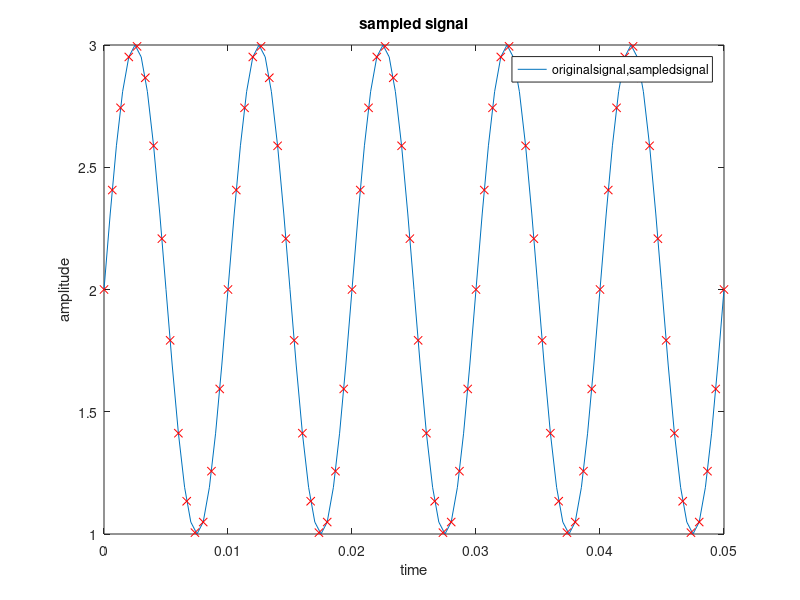
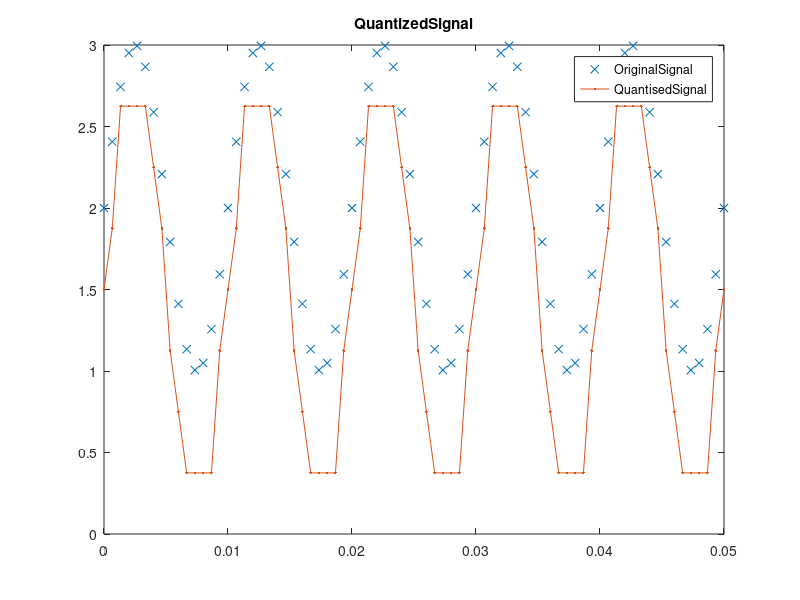
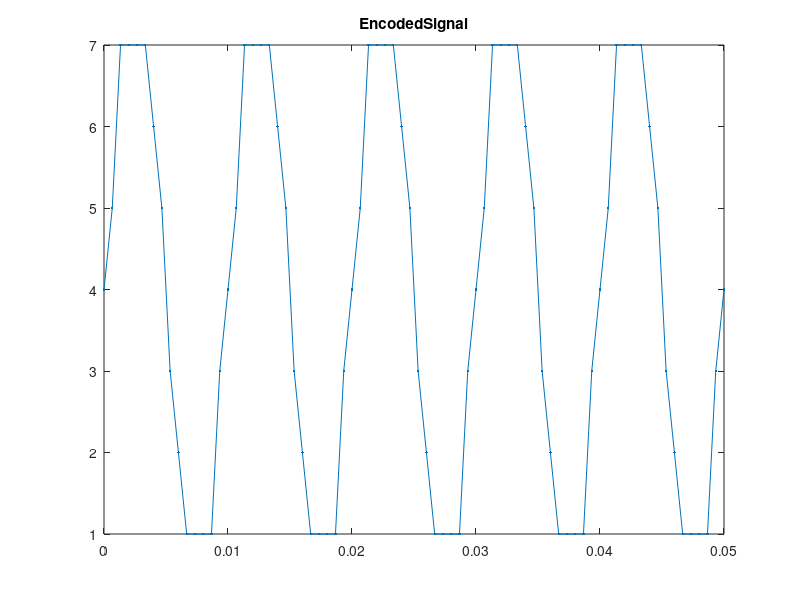
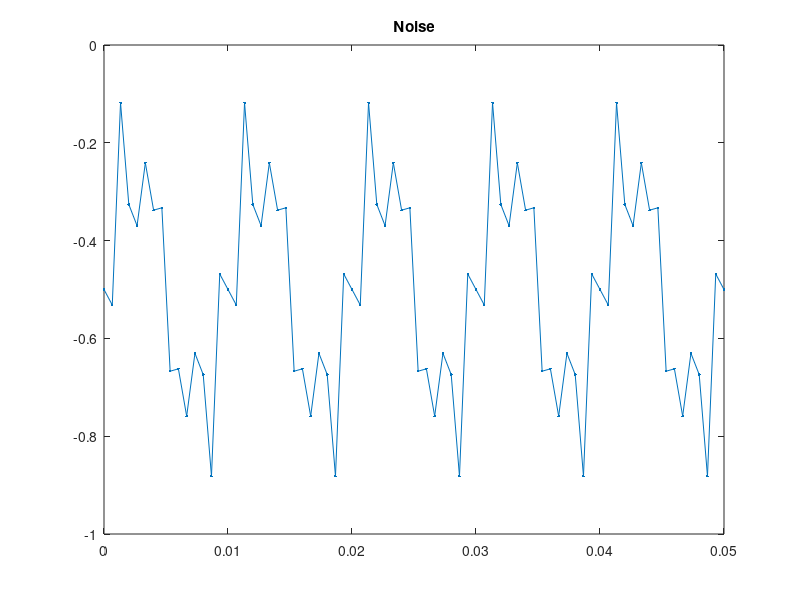

Source code (MATLAB) for these figures, in order: (Note: this script raises an error after producing the figures.)

time=0:0.0005:0.05;
freq_msg=100;
dc_offset=2;
signal=sin(2*pi*freq_msg*time)+dc_offset;
figure
plot(time,signal)
xlabel('time')
ylabel('amplitude')
title('signal')
freq_sample=15*freq_msg;
samp_time=0:1/freq_sample:0.05;
samp_signal=dc_offset+sin(2*pi*freq_msg*samp_time);
hold on;
plot(samp_time,samp_signal,'rx')
title('sampled signal')
legend('originalsignal,sampledsignal');
L=8;
smin=round(min(signal))
smax=round(max(signal))
Quant_level=linspace(smin,smax,L);
codebook=linspace(0,smax,L+1);
[index,quants]=quantiz(samp_signal,Quant_level,codebook);
figure;
plot(samp_time,samp_signal,'x',samp_time,quants,'.-')
title('QuantizedSignal')
legend('OriginalSignal','QuantisedSignal');
figure;
plot(samp_time,index,'.-')
title('EncodedSignal')
for i=1:length(index)
    bincode_sig{i}=dec2bin(round(index(i)),7);
end
disp('binaryencodedsignal')
disp('bincode_sig')
noise=quants-samp_signal;
figure;
plot(samp_time,noise,'.-')
title('Noise')
r=snr(index,noise);
snr1=['SNR:',num2str(r)];
disp(snr1)



l=[8,16,32,64,128];
for i=1:length(l)
    r(i)=snrRatios(l(i));
end
figure
plot(l,r)
grid on
title('L vs SNR')
xlabel('L')
ylabel('SNR')

